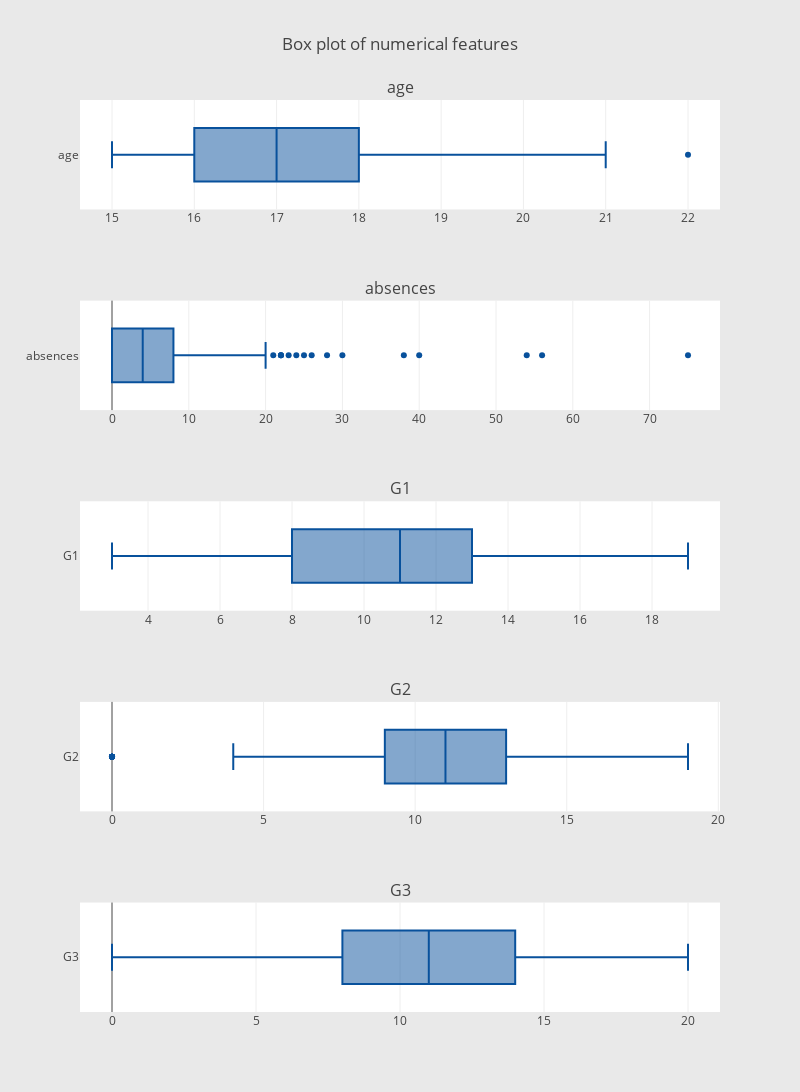

The code cell stored with this chart in its notebook:
### Code cell
def box_plot(dt, name_f):
    trace = go.Box(
        x = dt[name_f].values,
        name = name_f,
        showlegend=False,
        marker=dict(
            color='rgb(8, 81, 156)',
        ),
    )
    return trace
fig = tools.make_subplots(rows=5, cols=1, subplot_titles=col_num)
for i in range(0, len(col_num)):
    trace = box_plot(df, col_num[i])
    fig.append_trace(trace, i+1, 1)

fig['layout'].update(height=1200, width=800, paper_bgcolor='rgb(233,233,233)', title="Box plot of numerical features")
iplot(fig, filename='jupyter-styled_box')

### Figure 1 — Plotly figure (JSON) as saved in the notebook; plotly's stock layout.template omitted (floating-point values rounded to 4 significant figures; data arrays with more than 128 entries replaced by an {"elided": "..."} marker saying what was removed)
{"data": [{"marker": {"color": "rgb(8, 81, 156)"}, "name": "age", "showlegend": false, "type": "box", "uid": "4d86b894-f3c4-11e8-b26d-3035adbdcbe4", "x": {"elided": "395 int values"}, "xaxis": "x", "yaxis": "y"}, {"marker": {"color": "rgb(8, 81, 156)"}, "name": "absences", "showlegend": false, "type": "box", "uid": "4d877ca2-f3c4-11e8-a14b-3035adbdcbe4", "x": {"elided": "395 int values"}, "xaxis": "x2", "yaxis": "y2"}, {"marker": {"color": "rgb(8, 81, 156)"}, "name": "G1", "showlegend": false, "type": "box", "uid": "4d880d28-f3c4-11e8-9db7-3035adbdcbe4", "x": {"elided": "395 int values"}, "xaxis": "x3", "yaxis": "y3"}, {"marker": {"color": "rgb(8, 81, 156)"}, "name": "G2", "showlegend": false, "type": "box", "uid": "4d88a348-f3c4-11e8-a0a6-3035adbdcbe4", "x": {"elided": "395 int values"}, "xaxis": "x4", "yaxis": "y4"}, {"marker": {"color": "rgb(8, 81, 156)"}, "name": "G3", "showlegend": false, "type": "box", "uid": "4d89372c-f3c4-11e8-b6f9-3035adbdcbe4", "x": {"elided": "395 int values"}, "xaxis": "x5", "yaxis": "y5"}], "layout": {"annotations": [{"font": {"size": 16}, "showarrow": false, "text": "age", "x": 0.5, "xanchor": "center", "xref": "paper", "y": 1, "yanchor": "bottom", "yref": "paper"}, {"font": {"size": 16}, "showarrow": false, "text": "absences", "x": 0.5, "xanchor": "center", "xref": "paper", "y": 0.78, "yanchor": "bottom", "yref": "paper"}, {"font": {"size": 16}, "showarrow": false, "text": "G1", "x": 0.5, "xanchor": "center", "xref": "paper", "y": 0.56, "yanchor": "bottom", "yref": "paper"}, {"font": {"size": 16}, "showarrow": false, "text": "G2", "x": 0.5, "xanchor": "center", "xref": "paper", "y": 0.34, "yanchor": "bottom", "yref": "paper"}, {"font": {"size": 16}, "showarrow": false, "text": "G3", "x": 0.5, "xanchor": "center", "xref": "paper", "y": 0.12, "yanchor": "bottom", "yref": "paper"}], "height": 1200, "paper_bgcolor": "rgb(233,233,233)", "title": "Box plot of numerical features", "width": 800, "xaxis": {"anchor": "y", "domain": [0, 1]}, "xaxis2": {"anchor": "y2", "domain": [0, 1]}, "xaxis3": {"anchor": "y3", "domain": [0, 1]}, "xaxis4": {"anchor": "y4", "domain": [0, 1]}, "xaxis5": {"anchor": "y5", "domain": [0, 1]}, "yaxis": {"anchor": "x", "domain": [0.88, 1]}, "yaxis2": {"anchor": "x2", "domain": [0.66, 0.78]}, "yaxis3": {"anchor": "x3", "domain": [0.44, 0.56]}, "yaxis4": {"anchor": "x4", "domain": [0.22, 0.34]}, "yaxis5": {"anchor": "x5", "domain": [0, 0.12]}}}
